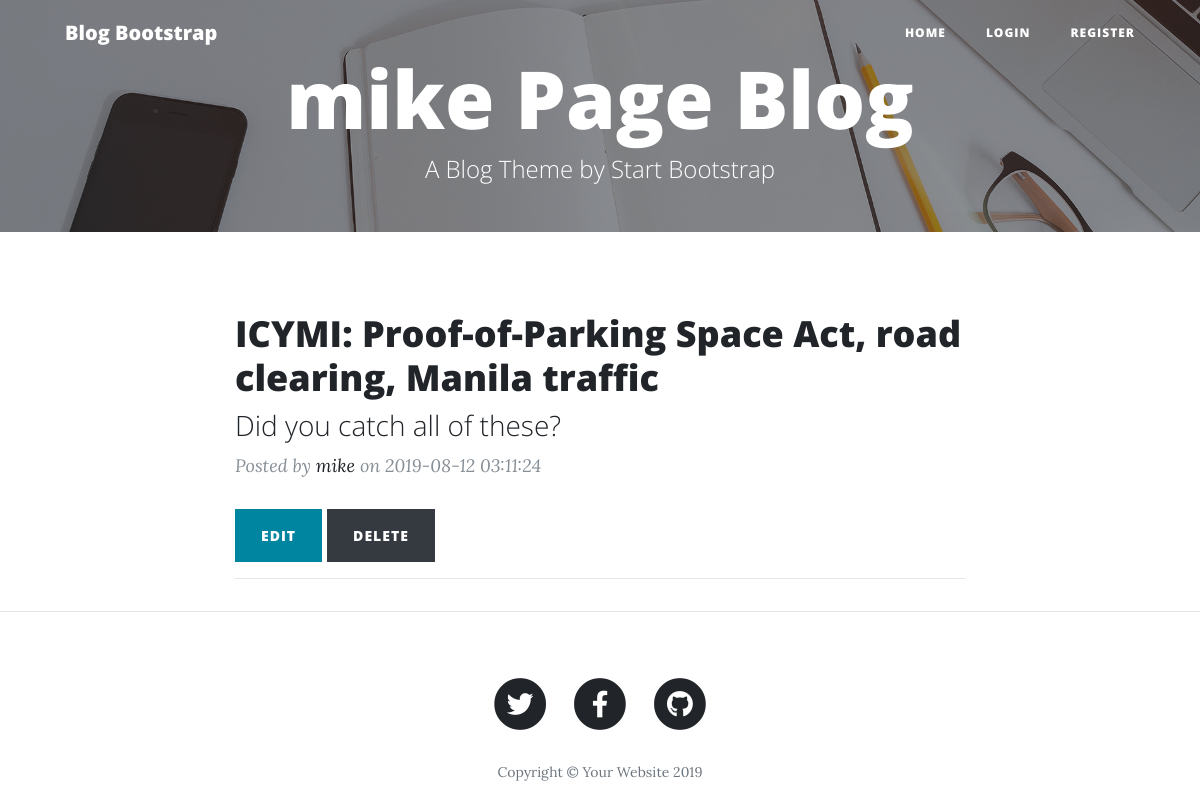
Page /blogs.php?uid=3 on the committed database.
### tables this page shows
CREATE TABLE `users` (
  `id` int(10) UNSIGNED NOT NULL,
  `email` varchar(250) NOT NULL,
  `username` varchar(255) NOT NULL,
  `password` char(255) NOT NULL
);

CREATE TABLE `posts` (
  `id` int(10) UNSIGNED NOT NULL,
  `title` varchar(255) DEFAULT NULL,
  `small_desc` text NOT NULL,
  `content` longtext NOT NULL,
  `author` varchar(255) NOT NULL,
  `date` timestamp NOT NULL DEFAULT CURRENT_TIMESTAMP
);

### app/services/User.php (called while the page is built, shortened)
<?php
class User extends Database {
	protected $db_connection;
	public function __construct() {
		$this->db_connection = $this->db_connect();
		return $this;
	}
	public function getUserById($id) {
		$query = $this->db_connection->prepare('
            SELECT username, email FROM users
            WHERE id = :userId LIMIT 1');
        $query->bindParam(':userId', $id, \PDO::PARAM_INT);
        $query->execute();
        return $query->fetch(\PDO::FETCH_OBJ);
	}
}
?>

### app/config/Database.php (called while the page is built, shortened)
<?php
class Database extends \PDO{
    protected $db = 'blog_db';
    protected $host = 'localhost';
    protected $user = 'root';
    protected $pw = '';
	public function db_connect()
	{
		$dsn = 'mysql:host=' . $this->host . ';dbname=' . $this->db;
		try {
			$pdo = new \PDO($dsn, $this->user, $this->pw);
			$pdo->setAttribute(\PDO::ATTR_ERRMODE, \PDO::ERRMODE_EXCEPTION);
			return $pdo;
		}
		catch(PDOException $e) {
			echo 'Connection failed: ' . $e->getMessage();
		}
	}
}

### app/services/Post.php (called while the page is built, shortened)
<?php
class Post extends Database {
	protected $db_connection;
    public function __construct() {
        $this->db_connection = $this->db_connect();
    }
    public function getByUserId($id) {
        $query = $this->db_connection->prepare('
            SELECT posts.*, users.username, users.id as uid FROM  posts
            LEFT JOIN users ON posts.author = users.id
            WHERE users.id = :userId
            ORDER BY posts.date DESC');
        $query->bindParam(':userId', $id, \PDO::PARAM_INT);
        $query->execute();
        return $query->fetchAll(\PDO::FETCH_OBJ);
    }
}

### blogs.php (the view, shortened to what this page needs)
<?php
$postModel = new Post;
$posts = $postModel->getByUserId($_GET['uid']);
$userModel = new User;
$user = $userModel->getUserById($_GET['uid']);
include('header.php');
include('nav.php');
?>
  <header class="masthead" style="background-image: url('assets/img/home-bg.jpg')">
    <div class="overlay"></div>
    <div class="container">
      <div class="row">
        <div class="col-lg-8 col-md-10 mx-auto">
          <div class="site-heading">
            <h1><?php echo $user->username ?> Page Blog</h1>
            <span class="subheading">A Blog Theme by Start Bootstrap</span>
          </div>
        </div>
      </div>
    </div>
  </header>
  <div class="container">
    <div class="row">
      <div class="col-lg-8 col-md-10 mx-auto">
      	<?php
        foreach ($posts as $key => $p) { ?>
        <div class="post-preview">
          <a href="article.php?id=<?php echo $p->id ?>">
            <h2 class="post-title">
              <?php echo $p->title ?>
            </h2>
            <h3 class="post-subtitle">
              <?php echo $p->small_desc ?>
            </h3>
          </a>
          <p class="post-meta">Posted by
            <a href="article.php?id=<?php echo $p->id ?>"><?php echo $p->username ?></a>
            on <?php echo $p->date ?></p>
            <div class="form-row">
              <div class="_col col-xs-6"><a href="post.php?a=edit&amp;id=<?php echo $p->id ?>" class="btn btn-primary btn-sm">Edit</a></div>
              <div class="_col">
                <form
                  name="delete"
                  onsubmit="return confirm('Do you really want to delete this article?');"
                  action="blogs.php?a=delete&amp;uid=<?php echo $p->uid ?>"
                  method="post"
                  class="link">
                  <button type="submit" name="delete" value="<?php echo $p->id ?>" class="btn btn-dark">
                      Delete
                  </button>
                </form>
              </div>
            </div>
        </div>
        <hr>
        <?php
        }
      	?>
      </div>
    </div>
  </div>
<?php
include('footer.php');

### assets/css/clean-blog.css (style rules this page uses)
body { font-size: 20px; color: #212529; font-family: 'Lora', 'Times New Roman', serif; }
p { line-height: 1.5; margin: 30px 0; }
p a { text-decoration: underline; }
h1, h2, h3, h4, h5, h6 { font-weight: 800; font-family: 'Open Sans', 'Helvetica Neue', Helvetica, Arial, sans-serif; }
a { color: #212529; -webkit-transition: all 0.2s; transition: all 0.2s; }
header.masthead { margin-bottom: 50px; background: no-repeat center center; background-color: #868e96; background-attachment: scroll; position: relative; background-size: cover; }
header.masthead .overlay { position: absolute; top: 0; left: 0; height: 100%; width: 100%; background-color: #212529; opacity: 0.5; }
header.masthead .page-heading, header.masthead .post-heading, header.masthead .site-heading { padding: 50px 0 150px; color: white; }
@media only screen and (min-width: 768px) { header.masthead .page-heading, header.masthead .post-heading, header.masthead .site-heading { padding: 50px 0; } }
header.masthead .page-heading, header.masthead .site-heading { text-align: center; }
header.masthead .page-heading h1, header.masthead .site-heading h1 { font-size: 50px; margin-top: 0; }
header.masthead .page-heading .subheading, header.masthead .site-heading .subheading { font-size: 24px; font-weight: 300; line-height: 1.1; display: block; margin: 10px 0 0; font-family: 'Open Sans', 'Helvetica Neue', Helvetica, Arial, sans-serif; }
@media only screen and (min-width: 768px) { header.masthead .page-heading h1, header.masthead .site-heading h1 { font-size: 80px; } }
.post-preview > a { color: #212529; }
.post-preview > a > .post-title { font-size: 30px; margin-top: 30px; margin-bottom: 10px; }
.post-preview > a > .post-subtitle { font-weight: 300; margin: 0 0 10px; }
.post-preview > .post-meta { font-size: 18px; font-style: italic; margin-top: 0; color: #868e96; }
.post-preview > .post-meta > a { text-decoration: none; color: #212529; }
@media only screen and (min-width: 768px) { .post-preview > a > .post-title { font-size: 36px; } }
.btn { font-size: 14px; font-weight: 800; padding: 15px 25px; letter-spacing: 1px; text-transform: uppercase; border-radius: 0; font-family: 'Open Sans', 'Helvetica Neue', Helvetica, Arial, sans-serif; }
.btn-primary { background-color: #0085A1; border-color: #0085A1; }

### rows in the picture
users: username "mike"
posts: title "ICYMI: Proof-of-Parking Space Act, road clearing, Manila traffic", small_desc "Did you catch all of these?", users.username "mike", date "2019-08-12 03:11:24", $p->id 5 (drawn)
